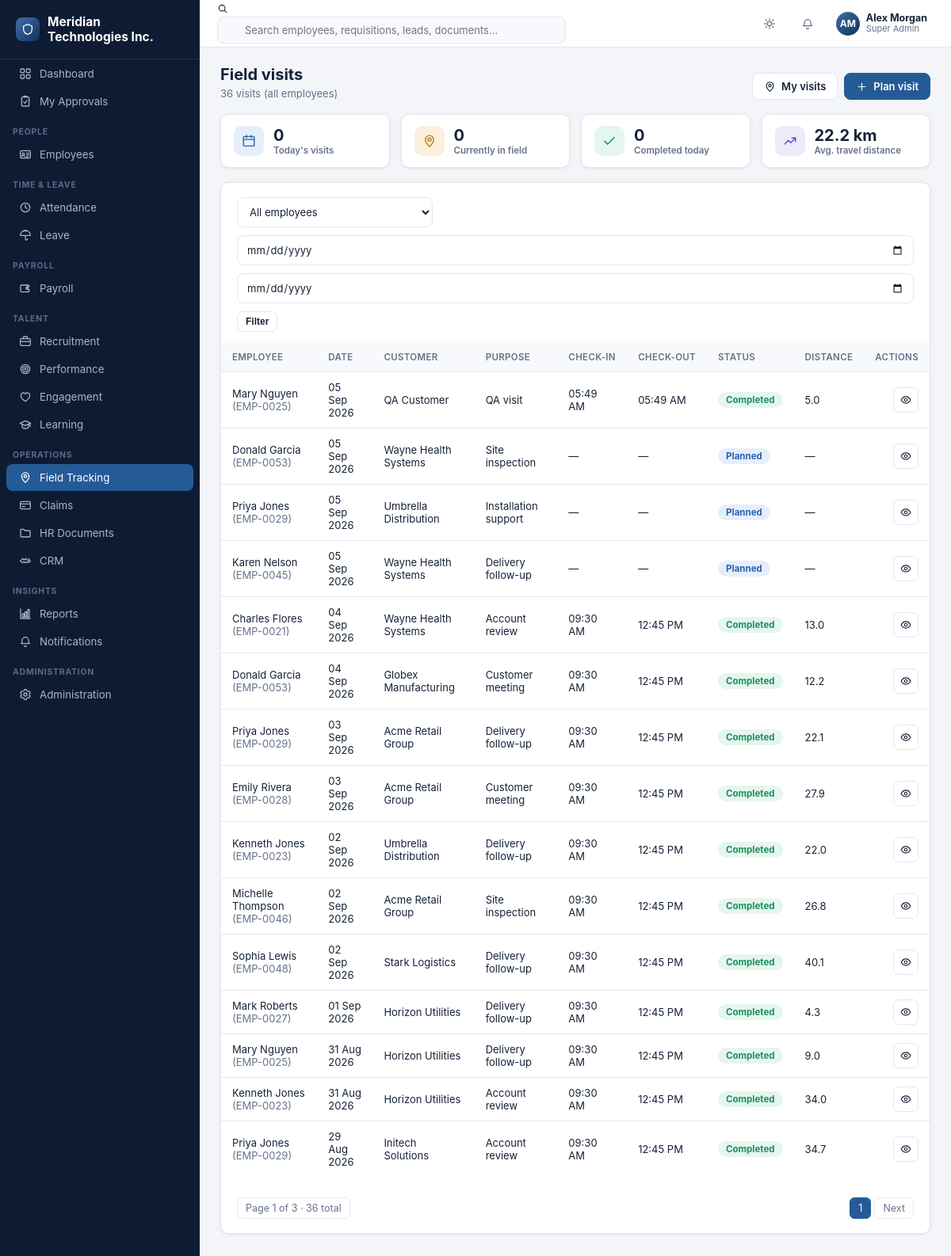
Screenshot of /field/visits (signed in) with the database file from the repository.
### tables this page shows
CREATE TABLE company_settings (
    id INTEGER PRIMARY KEY CHECK (id = 1),
    company_name TEXT NOT NULL DEFAULT 'Your Company',
    logo_path TEXT,
    address TEXT,
    city TEXT,
    state TEXT,
    country TEXT,
    pincode TEXT,
    phone TEXT,
    email TEXT,
    website TEXT,
    gstin TEXT,
    pan TEXT,
    currency_symbol TEXT NOT NULL DEFAULT '$',
    fiscal_year_start_month INTEGER NOT NULL DEFAULT 4,
    updated_at TEXT NOT NULL DEFAULT (datetime('now'))
);

CREATE TABLE users (
    id INTEGER PRIMARY KEY AUTOINCREMENT,
    username TEXT NOT NULL UNIQUE,
    password_hash TEXT NOT NULL,
    full_name TEXT NOT NULL,
    email TEXT,
    phone TEXT,
    role_id INTEGER NOT NULL REFERENCES roles(id),
    employee_id INTEGER REFERENCES employees(id),
    is_active INTEGER NOT NULL DEFAULT 1,
    last_login_at TEXT,
    created_at TEXT NOT NULL DEFAULT (datetime('now'))
);

CREATE TABLE roles (
    id INTEGER PRIMARY KEY AUTOINCREMENT,
    name TEXT NOT NULL UNIQUE,
    description TEXT,
    is_system INTEGER NOT NULL DEFAULT 0,
    created_at TEXT NOT NULL DEFAULT (datetime('now'))
);

CREATE TABLE field_visits (
    id INTEGER PRIMARY KEY AUTOINCREMENT,
    employee_id INTEGER NOT NULL REFERENCES employees(id) ON DELETE CASCADE,
    visit_date TEXT NOT NULL,
    customer_name TEXT NOT NULL,
    purpose TEXT,
    check_in_time TEXT,
    check_out_time TEXT,
    check_in_location TEXT,
    check_out_location TEXT,
    travel_distance_km REAL,
    remarks TEXT,
    photo_path TEXT,
    status TEXT NOT NULL DEFAULT 'Planned'
);

CREATE TABLE employees (
    id INTEGER PRIMARY KEY AUTOINCREMENT,
    employee_code TEXT NOT NULL UNIQUE,
    photo_path TEXT,
    first_name TEXT NOT NULL,
    last_name TEXT NOT NULL,
    gender TEXT,
    dob TEXT,
    marital_status TEXT,
    blood_group TEXT,
    personal_email TEXT,
    personal_phone TEXT,
    emergency_contact_name TEXT,
    emergency_contact_phone TEXT,

    department_id INTEGER REFERENCES departments(id),
    designation_id INTEGER REFERENCES designations(id),
    location_id INTEGER REFERENCES locations(id),
    reporting_manager_id INTEGER REFERENCES employees(id),
    employment_type TEXT NOT NULL DEFAULT 'Full-time',
    employment_status TEXT NOT NULL DEFAULT 'Active',
    date_of_joining TEXT,
    date_of_confirmation TEXT,
    date_of_exit TEXT,
    work_email TEXT,
    work_phone TEXT,

    current_address TEXT,
    permanent_address TEXT,
    city TEXT,
    state TEXT,
    country TEXT,
    pincode TEXT,

    bank_name TEXT,
    bank_account_no TEXT,
    bank_ifsc TEXT,
    pan_number TEXT,
    aadhaar_number TEXT,
    uan_number TEXT,
    pf_number TEXT,

    created_at TEXT NOT NULL DEFAULT (datetime('now')),
    updated_at TEXT NOT NULL DEFAULT (datetime('now')),
    created_by INTEGER REFERENCES users(id),
    is_deleted INTEGER NOT NULL DEFAULT 0
);

### blueprints/field.py (the view)
@bp.route("/visits")
@permission_required("field.visits.view")
def visits_list():
    view_all = has_permission("field.visits.view_all")
    page, per_page = paginate_args(request)
    from_date = request.args.get("from_date", "").strip()
    to_date = request.args.get("to_date", "").strip()
    employee_id = request.args.get("employee_id", type=int) if view_all else None
    where = ["1=1"]
    args = []
    if not view_all:
        where.append("fv.employee_id = ?")
        args.append(g.employee["id"] if g.employee else -1)
    elif employee_id:
        where.append("fv.employee_id = ?")
        args.append(employee_id)
    if from_date:
        where.append("fv.visit_date >= ?")
        args.append(from_date)
    if to_date:
        where.append("fv.visit_date <= ?")
        args.append(to_date)
    where_sql = "WHERE " + " AND ".join(where)
    total = db.query(f"SELECT COUNT(*) c FROM field_visits fv {where_sql}", args, one=True)["c"]
    offset = (page - 1) * per_page
    rows = db.query(
        f"""SELECT fv.*, e.first_name, e.last_name, e.employee_code
            FROM field_visits fv JOIN employees e ON e.id = fv.employee_id
            {where_sql}
            ORDER BY fv.visit_date DESC, fv.id DESC LIMIT ? OFFSET ?""",
        args + [per_page, offset],
    )
    pages = max(1, -(-total // per_page))
    scope_sql, scope_args = _scope_filter()
    today = today_iso()
    kpi_today = db.query(
        f"SELECT COUNT(*) c FROM field_visits fv WHERE fv.visit_date = ? {scope_sql}",
        [today] + scope_args, one=True,
    )["c"]
    kpi_in_field = db.query(
        f"SELECT COUNT(*) c FROM field_visits fv WHERE fv.check_in_time IS NOT NULL AND fv.check_out_time IS NULL {scope_sql}",
        scope_args, one=True,
    )["c"]
    kpi_completed_today = db.query(
        f"SELECT COUNT(*) c FROM field_visits fv WHERE fv.visit_date = ? AND fv.status = 'Completed' {scope_sql}",
        [today] + scope_args, one=True,
    )["c"]
    kpi_avg_distance = db.query(
        f"SELECT AVG(fv.travel_distance_km) a FROM field_visits fv WHERE fv.travel_distance_km IS NOT NULL {scope_sql}",
        scope_args, one=True,
    )["a"] or 0
    employees = []
    if view_all:
        employees = db.query("SELECT id, employee_code, first_name, last_name FROM employees WHERE is_deleted=0 ORDER BY first_name, last_name")
    return render_template(
        "field/visits_list.html",
        rows=rows, total=total, page=page, pages=pages, per_page=per_page,
        from_date=from_date, to_date=to_date, employee_id=employee_id, employees=employees,
        view_all=view_all,
        kpi_today=kpi_today, kpi_in_field=kpi_in_field,
        kpi_completed_today=kpi_completed_today, kpi_avg_distance=kpi_avg_distance,
        can_create=has_permission("field.visits.create"),
    )

### templates/field/visits_list.html (shortened to what this page needs)
{% extends "base.html" %}
{% import "partials/icons.html" as ic %}
{% block content %}
<div class="page-head">
  <div>
    <h1>Field visits</h1>
    <div class="sub">{{ total }} visit{{ 's' if total != 1 else '' }}{{ ' (all employees)' if view_all else ' (mine)' }}</div>
  </div>
  <div style="display:flex;gap:8px">
    <a class="btn" href="{{ url_for('field.my_visits') }}">{{ ic.icon('map-pin',15) }} My visits</a>
    {% if can_create %}
    <a class="btn primary" href="{{ url_for('field.visit_new') }}">{{ ic.icon('plus',15) }} Plan visit</a>
    {% endif %}
  </div>
</div>
<div class="kpi-grid" style="margin-bottom:18px">
  <div class="kpi-tile">
    <div class="icon" style="background:var(--blue-bg);color:var(--blue)">{{ ic.icon('calendar',18) }}</div>
    <div><div class="value">{{ kpi_today }}</div><div class="label">Today's visits</div></div>
  </div>
  <div class="kpi-tile">
    <div class="icon" style="background:var(--amber-bg);color:var(--amber)">{{ ic.icon('map-pin',18) }}</div>
    <div><div class="value">{{ kpi_in_field }}</div><div class="label">Currently in field</div></div>
  </div>
  <div class="kpi-tile">
    <div class="icon" style="background:var(--green-bg);color:var(--green)">{{ ic.icon('check',18) }}</div>
    <div><div class="value">{{ kpi_completed_today }}</div><div class="label">Completed today</div></div>
  </div>
  <div class="kpi-tile">
    <div class="icon" style="background:var(--indigo-bg);color:var(--indigo)">{{ ic.icon('trending-up',18) }}</div>
    <div><div class="value">{{ '%.1f'|format(kpi_avg_distance) }} km</div><div class="label">Avg. travel distance</div></div>
  </div>
</div>
<div class="card">
  <div class="card-pad" style="padding-bottom:0">
    <form class="toolbar" method="get">
      {% if view_all %}
      <select name="employee_id" class="filter-select" onchange="this.form.submit()">
        <option value="">All employees</option>
      </select>
      {% endif %}
      <input type="date" name="from_date" value="{{ from_date }}" title="From date">
      <input type="date" name="to_date" value="{{ to_date }}" title="To date">
      <button class="btn sm" type="submit">Filter</button>
    </form>
  </div>
  <div class="table-wrap">
    {% if rows %}
    <table class="dt">
      <thead><tr>
        <th>Employee</th><th>Date</th><th>Customer</th><th>Purpose</th><th>Check-in</th><th>Check-out</th><th>Status</th><th>Distance</th><th style="text-align:right">Actions</th>
      </tr></thead>
      <tbody>
        {% for row in rows %}
        <tr>
          <td>{{ row.first_name }} {{ row.last_name }} <span class="text-muted">({{ row.employee_code }})</span></td>
          <td>{{ row.visit_date|fmt_date }}</td>
          <td>{{ row.customer_name }}</td>
          <td>{{ row.purpose or '—' }}</td>
          <td>{{ row.check_in_time|fmt_time if row.check_in_time else '—' }}</td>
          <td>{{ row.check_out_time|fmt_time if row.check_out_time else '—' }}</td>
          <td><span class="badge {{ status_badge_class(row.status) }}">{{ row.status }}</span></td>
          <td>{{ row.travel_distance_km if row.travel_distance_km is not none else '—' }}</td>
          <td>
            <div class="row-actions">
              <a class="btn sm btn-icon" href="{{ url_for('field.visit_view', id=row.id) }}" title="View">{{ ic.icon('eye',14) }}</a>
            </div>
          </td>
        </tr>
        {% endfor %}
      </tbody>
    </table>
    {% else %}
    <div class="empty-state">
      <div class="ic">{{ ic.icon('map-pin', 34) }}</div>
      <p>No field visits found.</p>
    </div>
    {% endif %}
  </div>
  <div class="card-pad" style="padding-top:12px">
    {% include "partials/pagination.html" %}
  </div>
</div>
{% endblock %}

### templates/base.html (shortened to what this page needs)
<!doctype html>
<html lang="en">
<head>
<link rel="stylesheet" href="{{ url_for('static', filename='css/style.css') }}">
</head>
<body>
{% import "partials/icons.html" as ic %}
{% set ep = request.endpoint or '' %}
<div class="app">
  <aside class="sidebar" id="sidebar">
    <div class="sidebar-brand"><span class="logo-dot">{{ ic.icon('shield', 16) }}</span> <span>{{ company.company_name if company else 'Enterprise HR' }}</span></div>
    <nav>
      <div class="nav-item {{ 'active' if ep=='dashboard.index' }}" onclick="location.href='{{ url_for('dashboard.index') }}'">
        {{ ic.icon('grid') }} <span>Dashboard</span>
      </div>
      <div class="nav-item {{ 'active' if ep=='dashboard.my_approvals' }}" onclick="location.href='{{ url_for('dashboard.my_approvals') }}'">
        {{ ic.icon('clipboard-check') }} <span>My Approvals</span>
      </div>
      {% if has_permission('employees.employees.view') %}
      <div class="nav-section">People</div>
      <div class="nav-item {{ 'active' if ep.startswith('employees.') }}" onclick="location.href='{{ url_for('employees.list_view') }}'">{{ ic.icon('id-card') }} <span>Employees</span></div>
      {% endif %}
      {% if has_permission('attendance.attendance.view') %}
      <div class="nav-section">Time &amp; Leave</div>
      <div class="nav-item {{ 'active' if ep.startswith('attendance.') }}" onclick="location.href='{{ url_for('attendance.daily') }}'">{{ ic.icon('clock') }} <span>Attendance</span></div>
      {% endif %}
      {% if has_permission('leave.requests.view') %}
      <div class="nav-item {{ 'active' if ep.startswith('leave.') }}" onclick="location.href='{{ url_for('leave.requests_list') }}'">{{ ic.icon('umbrella') }} <span>Leave</span></div>
      {% endif %}
      {% if has_permission('payroll.payslips.view') or has_permission('payroll.runs.view') %}
      <div class="nav-section">Payroll</div>
      <div class="nav-item {{ 'active' if ep.startswith('payroll.') }}" onclick="location.href='{{ url_for('payroll.runs_list') }}'">{{ ic.icon('wallet') }} <span>Payroll</span></div>
      {% endif %}
      {% if has_permission('recruitment.requisitions.view') %}
      <div class="nav-section">Talent</div>
      <div class="nav-item {{ 'active' if ep.startswith('recruitment.') }}" onclick="location.href='{{ url_for('recruitment.requisitions_list') }}'">{{ ic.icon('briefcase') }} <span>Recruitment</span></div>
      {% endif %}
      {% if has_permission('performance.goals.view') %}
      <div class="nav-item {{ 'active' if ep.startswith('performance.') }}" onclick="location.href='{{ url_for('performance.cycles_list') }}'">{{ ic.icon('target') }} <span>Performance</span></div>
      {% endif %}
      {% if has_permission('engagement.surveys.view') %}
      <div class="nav-item {{ 'active' if ep.startswith('engagement.') }}" onclick="location.href='{{ url_for('engagement.surveys_list') }}'">{{ ic.icon('heart') }} <span>Engagement</span></div>
      {% endif %}
      {% if has_permission('learning.courses.view') %}
      <div class="nav-item {{ 'active' if ep.startswith('learning.') }}" onclick="location.href='{{ url_for('learning.courses_list') }}'">{{ ic.icon('graduation') }} <span>Learning</span></div>
      {% endif %}
      {% if has_permission('field.visits.view') %}
      <div class="nav-section">Operations</div>
      <div class="nav-item {{ 'active' if ep.startswith('field.') }}" onclick="location.href='{{ url_for('field.visits_list') }}'">{{ ic.icon('map-pin') }} <span>Field Tracking</span></div>
      {% endif %}
      {% if has_permission('claims.claims.view') %}
      <div class="nav-item {{ 'active' if ep.startswith('claims.') }}" onclick="location.href='{{ url_for('claims.claims_list') }}'">{{ ic.icon('credit-card') }} <span>Claims</span></div>
      {% endif %}
      {% if has_permission('documents.documents.view') %}
      <div class="nav-item {{ 'active' if ep.startswith('documents.') }}" onclick="location.href='{{ url_for('documents.list_view') }}'">{{ ic.icon('folder') }} <span>HR Documents</span></div>
      {% endif %}
      {% if has_permission('crm.customers.view') %}
      <div class="nav-item {{ 'active' if ep.startswith('crm.') }}" onclick="location.href='{{ url_for('crm.customers_list') }}'">{{ ic.icon('handshake') }} <span>CRM</span></div>
      {% endif %}
      {% if has_permission('reports.reports.view') %}
      <div class="nav-section">Insights</div>
      <div class="nav-item {{ 'active' if ep.startswith('reports.') }}" onclick="location.href='{{ url_for('reports.index') }}'">{{ ic.icon('chart') }} <span>Reports</span></div>
      {% endif %}
      <div class="nav-item {{ 'active' if ep.startswith('notifications.') }}" onclick="location.href='{{ url_for('notifications.index') }}'">{{ ic.icon('bell') }} <span>Notifications</span></div>
      {% if has_permission('admin.settings.view') or has_permission('admin.users.view') %}
      <div class="nav-section">Administration</div>
      <div class="nav-item {{ 'active' if ep.startswith('admin.') }}" onclick="location.href='{{ url_for('admin.settings') }}'">{{ ic.icon('cog') }} <span>Administration</span></div>
      {% endif %}
    </nav>
  </aside>
  <div class="main">
    <header class="topbar">
      <div class="search-box">
        {{ ic.icon('search', 14) }}
        <input type="text" placeholder="Search employees, requisitions, leads, documents..." oninput="onGlobalSearch(this)">
      </div>
      <div class="topbar-right">
        <button class="icon-btn" onclick="toggleTheme()" title="Toggle theme">{{ ic.icon('sun') }}</button>
        <div class="dropdown">
          <button class="icon-btn" data-dropdown-toggle title="Notifications">
            {{ ic.icon('bell') }}
          </button>
        </div>
        <div class="dropdown">
          <div class="user-chip" data-dropdown-toggle>
            <div class="avatar">{% if g.employee and g.employee.photo_path %}<img src="{{ url_for('static', filename='uploads/' + g.employee.photo_path) }}">{% else %}{{ (g.user.full_name if g.user else '??')|initials }}{% endif %}</div>
            <div style="display:flex;flex-direction:column;line-height:1.2">
              <span style="font-weight:650;font-size:12.5px">{{ g.user.full_name if g.user else 'Guest' }}</span>
              <span class="text-muted" style="font-size:11px">{{ g.user.role_name if g.user else '' }}</span>
            </div>
          </div>
        </div>
      </div>
    </header>
    <main class="content">
      {% block content %}{% endblock %}
    </main>
  </div>
</div>
</body>
</html>

### templates/partials/icons.html (shortened to what this page needs)
{% macro icon(name, size=16) %}
<svg xmlns="http://www.w3.org/2000/svg" width="{{ size }}" height="{{ size }}" viewBox="0 0 24 24" fill="none" stroke="currentColor" stroke-width="1.9" stroke-linecap="round" stroke-linejoin="round" style="flex-shrink:0">{{ (p[name] or p['grid'])|safe }}</svg>
{%- endmacro %}

### rows the page displays
company_settings: company_name "Meridian Technologies Inc."
users: full_name "AM", user "Alex Morgan"
roles: user "Super Admin"
field_visits: first_name "Mary", last_name "Nguyen", employee_code "EMP-0025", visit_date|fmt_date "05 Sep 2026", customer_name "QA Customer", purpose "QA visit", check_in_time|fmt_time "05:49 AM", check_out_time|fmt_time "05:49 AM", status "Completed", travel_distance_km "5.0", {{ size }} 14 (drawn)
field_visits: first_name "Donald", last_name "Garcia", employee_code "EMP-0053", visit_date|fmt_date "05 Sep 2026", customer_name "Wayne Health Systems", purpose "Site inspection", check_in_time|fmt_time "—", check_out_time|fmt_time "—", status "Planned", travel_distance_km "—", {{ size }} 14 (drawn)
field_visits: first_name "Priya", last_name "Jones", employee_code "EMP-0029", visit_date|fmt_date "05 Sep 2026", customer_name "Umbrella Distribution", purpose "Installation support", check_in_time|fmt_time "—", check_out_time|fmt_time "—", status "Planned", travel_distance_km "—", {{ size }} 14 (drawn)
field_visits: first_name "Karen", last_name "Nelson", employee_code "EMP-0045", visit_date|fmt_date "05 Sep 2026", customer_name "Wayne Health Systems", purpose "Delivery follow-up", check_in_time|fmt_time "—", check_out_time|fmt_time "—", status "Planned", travel_distance_km "—", {{ size }} 14 (drawn)
field_visits: first_name "Charles", last_name "Flores", employee_code "EMP-0021", visit_date|fmt_date "04 Sep 2026", customer_name "Wayne Health Systems", purpose "Account review", check_in_time|fmt_time "09:30 AM", check_out_time|fmt_time "12:45 PM", status "Completed", travel_distance_km "13.0", {{ size }} 14 (drawn)
field_visits: first_name "Donald", last_name "Garcia", employee_code "EMP-0053", visit_date|fmt_date "04 Sep 2026", customer_name "Globex Manufacturing", purpose "Customer meeting", check_in_time|fmt_time "09:30 AM", check_out_time|fmt_time "12:45 PM", status "Completed", travel_distance_km "12.2", {{ size }} 14 (drawn)
field_visits: first_name "Priya", last_name "Jones", employee_code "EMP-0029", visit_date|fmt_date "03 Sep 2026", customer_name "Acme Retail Group", purpose "Delivery follow-up", check_in_time|fmt_time "09:30 AM", check_out_time|fmt_time "12:45 PM", status "Completed", travel_distance_km "22.1", {{ size }} 14 (drawn)
field_visits: first_name "Emily", last_name "Rivera", employee_code "EMP-0028", visit_date|fmt_date "03 Sep 2026", customer_name "Acme Retail Group", purpose "Customer meeting", check_in_time|fmt_time "09:30 AM", check_out_time|fmt_time "12:45 PM", status "Completed", travel_distance_km "27.9", {{ size }} 14 (drawn)
field_visits: first_name "Kenneth", last_name "Jones", employee_code "EMP-0023", visit_date|fmt_date "02 Sep 2026", customer_name "Umbrella Distribution", purpose "Delivery follow-up", check_in_time|fmt_time "09:30 AM", check_out_time|fmt_time "12:45 PM", status "Completed", travel_distance_km "22.0", {{ size }} 14 (drawn)
field_visits: first_name "Michelle", last_name "Thompson", employee_code "EMP-0046", visit_date|fmt_date "02 Sep 2026", customer_name "Acme Retail Group", purpose "Site inspection", check_in_time|fmt_time "09:30 AM", check_out_time|fmt_time "12:45 PM", status "Completed", travel_distance_km "26.8", {{ size }} 14 (drawn)
field_visits: first_name "Sophia", last_name "Lewis", employee_code "EMP-0048", visit_date|fmt_date "02 Sep 2026", customer_name "Stark Logistics", purpose "Delivery follow-up", check_in_time|fmt_time "09:30 AM", check_out_time|fmt_time "12:45 PM", status "Completed", travel_distance_km "40.1", {{ size }} 14 (drawn)
field_visits: first_name "Mark", last_name "Roberts", employee_code "EMP-0027", visit_date|fmt_date "01 Sep 2026", customer_name "Horizon Utilities", purpose "Delivery follow-up", check_in_time|fmt_time "09:30 AM", check_out_time|fmt_time "12:45 PM", status "Completed", travel_distance_km "4.3", {{ size }} 14 (drawn)
field_visits: first_name "Mary", last_name "Nguyen", employee_code "EMP-0025", visit_date|fmt_date "31 Aug 2026", customer_name "Horizon Utilities", purpose "Delivery follow-up", check_in_time|fmt_time "09:30 AM", check_out_time|fmt_time "12:45 PM", status "Completed", travel_distance_km "9.0", {{ size }} 14 (drawn)
field_visits: first_name "Kenneth", last_name "Jones", employee_code "EMP-0023", visit_date|fmt_date "31 Aug 2026", customer_name "Horizon Utilities", purpose "Account review", check_in_time|fmt_time "09:30 AM", check_out_time|fmt_time "12:45 PM", status "Completed", travel_distance_km "34.0", {{ size }} 14 (drawn)
field_visits: first_name "Priya", last_name "Jones", employee_code "EMP-0029", visit_date|fmt_date "29 Aug 2026", customer_name "Initech Solutions", purpose "Account review", check_in_time|fmt_time "09:30 AM", check_out_time|fmt_time "12:45 PM", status "Completed", travel_distance_km "34.7", {{ size }} 14 (drawn)

### other values shown
{{ total }} "36"
{{ 's' if total != 1 else '' }} "s"
{{ ' (all employees)' if view_all else ' (mine)' }} "(all employees)"
{{ kpi_today }} "0"
{{ kpi_in_field }} "0"
{{ kpi_completed_today }} "0"
{{ '%.1f'|format(kpi_avg_distance) }} "22.2"
{{ page }} "1"
{{ pages }} "3"
